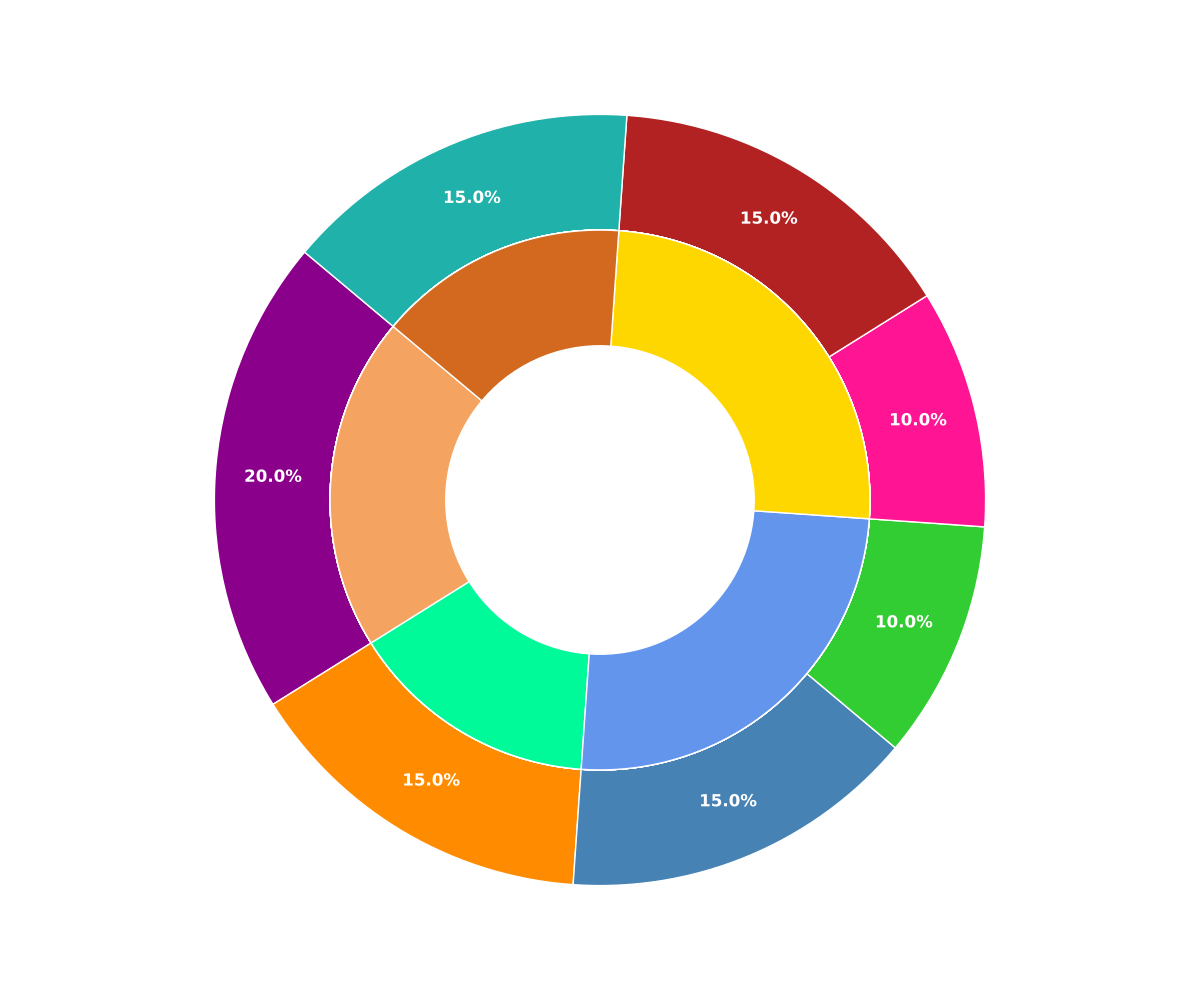

Here is the Python script that generated this plot:
import matplotlib.pyplot as plt

# Data Preparation
genres = ['Fiction', 'Non-Fiction', 'Mystery', 'Science Fiction', 'Romance', 'Thriller', 'Fantasy']
overall_preference = [20, 15, 15, 10, 10, 15, 15]

age_distribution = {
    'Fiction': [10, 20, 30, 30, 10],
    'Non-Fiction': [5, 15, 20, 35, 25],
    'Mystery': [3, 12, 25, 40, 20],
    'Science Fiction': [12, 18, 25, 30, 15],
    'Romance': [5, 15, 25, 35, 20],
    'Thriller': [10, 20, 30, 30, 10],
    'Fantasy': [20, 15, 25, 25, 15],
}

# Colors for genres and age groups
genre_colors = ['#8B008B', '#FF8C00', '#4682B4', '#32CD32', '#FF1493', '#B22222', '#20B2AA']
age_colors = ['#F4A460', '#00FA9A', '#6495ED', '#FFD700', '#D2691E']

# Plotting the multi-ring donut chart
fig, ax = plt.subplots(figsize=(12, 10))
ax.pie(
    overall_preference, 
    colors=genre_colors, 
    startangle=140, 
    wedgeprops=dict(width=0.3), 
    autopct='%1.1f%%', 
    pctdistance=0.85
)

# Draw the outer rings representing the age distribution
for i, genre in enumerate(genres):
    ax.pie(
        age_distribution[genre], 
        radius=0.7, 
        colors=age_colors, 
        startangle=140, 
        wedgeprops=dict(width=0.3)
    )

# Adding a circle in the middle to create a donut shape
centre_circle = plt.Circle((0, 0), 0.35, fc='white')
fig.gca().add_artist(centre_circle)

# Customizing text properties
for autotext in ax.texts:
    autotext.set_color('white')
    autotext.set_weight('bold')

# Adjust layout to prevent overlap
plt.tight_layout()

# Show the plot
plt.show()
